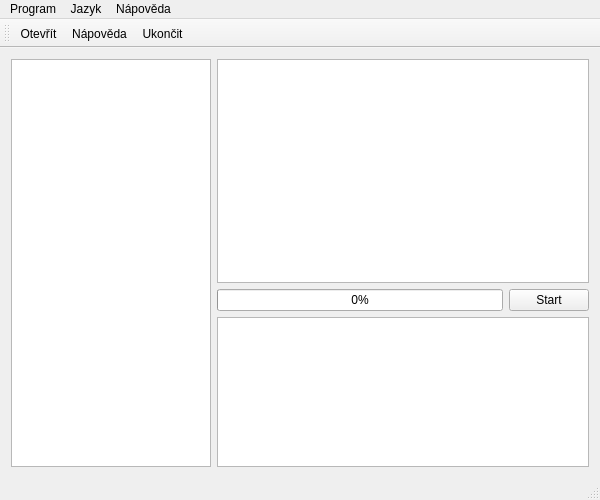
<?xml version="1.0" encoding="UTF-8"?>
<ui version="4.0">
 <class>MainWindow</class>
 <widget class="QMainWindow" name="MainWindow">
  <property name="geometry">
   <rect>
    <x>0</x>
    <y>0</y>
    <width>600</width>
    <height>500</height>
   </rect>
  </property>
  <property name="windowTitle">
   <string>SID v1.0</string>
  </property>
  <property name="toolButtonStyle">
   <enum>Qt::ToolButtonTextUnderIcon</enum>
  </property>
  <widget class="QWidget" name="centralWidget">
   <layout class="QHBoxLayout" name="horizontalLayout_2">
    <item>
     <layout class="QHBoxLayout" name="horizontalLayout">
      <item>
       <widget class="QTreeView" name="treeView">
        <property name="enabled">
         <bool>true</bool>
        </property>
        <property name="sizePolicy">
         <sizepolicy hsizetype="Fixed" vsizetype="Expanding">
          <horstretch>0</horstretch>
          <verstretch>0</verstretch>
         </sizepolicy>
        </property>
        <property name="minimumSize">
         <size>
          <width>200</width>
          <height>0</height>
         </size>
        </property>
        <property name="maximumSize">
         <size>
          <width>200</width>
          <height>16777215</height>
         </size>
        </property>
       </widget>
      </item>
      <item>
       <layout class="QVBoxLayout" name="verticalLayout">
        <item>
         <widget class="QTextBrowser" name="textBrowser"/>
        </item>
        <item>
         <layout class="QHBoxLayout" name="horizontalLayout_3">
          <item>
           <widget class="QProgressBar" name="progressBar">
            <property name="statusTip">
             <string>Analýza</string>
            </property>
            <property name="value">
             <number>0</number>
            </property>
            <property name="textVisible">
             <bool>true</bool>
            </property>
            <property name="textDirection">
             <enum>QProgressBar::TopToBottom</enum>
            </property>
           </widget>
          </item>
          <item>
           <widget class="QPushButton" name="start">
            <property name="text">
             <string>Start</string>
            </property>
           </widget>
          </item>
         </layout>
        </item>
        <item>
         <widget class="QListView" name="listView">
          <property name="sizePolicy">
           <sizepolicy hsizetype="Expanding" vsizetype="Fixed">
            <horstretch>0</horstretch>
            <verstretch>0</verstretch>
           </sizepolicy>
          </property>
          <property name="minimumSize">
           <size>
            <width>0</width>
            <height>150</height>
           </size>
          </property>
          <property name="maximumSize">
           <size>
            <width>16777215</width>
            <height>150</height>
           </size>
          </property>
         </widget>
        </item>
       </layout>
      </item>
     </layout>
    </item>
   </layout>
  </widget>
  <widget class="QMenuBar" name="menuBar">
   <property name="geometry">
    <rect>
     <x>0</x>
     <y>0</y>
     <width>600</width>
     <height>22</height>
    </rect>
   </property>
   <widget class="QMenu" name="menuProgram">
    <property name="title">
     <string>Program</string>
    </property>
    <addaction name="actionOpenfolder"/>
    <addaction name="separator"/>
    <addaction name="actionEnd"/>
   </widget>
   <widget class="QMenu" name="menuN_pov_da">
    <property name="title">
     <string>Nápověda</string>
    </property>
    <addaction name="actionHelp"/>
   </widget>
   <widget class="QMenu" name="menuJazyk">
    <property name="title">
     <string>Jazyk</string>
    </property>
   </widget>
   <addaction name="menuProgram"/>
   <addaction name="menuJazyk"/>
   <addaction name="menuN_pov_da"/>
  </widget>
  <widget class="QToolBar" name="mainToolBar">
   <property name="iconSize">
    <size>
     <width>32</width>
     <height>32</height>
    </size>
   </property>
   <property name="toolButtonStyle">
    <enum>Qt::ToolButtonTextUnderIcon</enum>
   </property>
   <attribute name="toolBarArea">
    <enum>TopToolBarArea</enum>
   </attribute>
   <attribute name="toolBarBreak">
    <bool>false</bool>
   </attribute>
   <addaction name="actionOpenfolder"/>
   <addaction name="actionHelp"/>
   <addaction name="actionEnd"/>
  </widget>
  <widget class="QStatusBar" name="statusBar"/>
  <action name="actionOpenfolder">
   <property name="icon">
    <iconset resource="resoruces.qrc">
     <normaloff>:/myresources/open.png</normaloff>:/myresources/open.png</iconset>
   </property>
   <property name="text">
    <string>Otevřít</string>
   </property>
   <property name="toolTip">
    <string>&lt;!DOCTYPE HTML PUBLIC &quot;-//W3C//DTD HTML 4.0//EN&quot; &quot;http://www.w3.org/TR/REC-html40/strict.dtd&quot;&gt;
&lt;html&gt;&lt;head&gt;&lt;meta name=&quot;qrichtext&quot; content=&quot;1&quot; /&gt;&lt;style type=&quot;text/css&quot;&gt;
p, li { white-space: pre-wrap; }
&lt;/style&gt;&lt;/head&gt;&lt;body style=&quot; font-family:'Tahoma'; font-size:10pt; font-weight:400; font-style:normal;&quot;&gt;
&lt;p style=&quot; margin-top:0px; margin-bottom:0px; margin-left:0px; margin-right:0px; -qt-block-indent:0; text-indent:0px;&quot;&gt;&lt;span style=&quot; font-weight:600;&quot;&gt;Otevřít složku&lt;/span&gt;&lt;/p&gt;
&lt;p style=&quot; margin-top:0px; margin-bottom:0px; margin-left:0px; margin-right:0px; -qt-block-indent:0; text-indent:0px;&quot;&gt;Vyberte složku s Vaším projektem, nebo zdrojovými kódy v PHP.&lt;/p&gt;&lt;/body&gt;&lt;/html&gt;</string>
   </property>
   <property name="statusTip">
    <string>Otevřít složku se zdrojovými kódy....</string>
   </property>
   <property name="shortcut">
    <string>Ctrl+O</string>
   </property>
  </action>
  <action name="actionHelp">
   <property name="icon">
    <iconset resource="resoruces.qrc">
     <normaloff>:/myresources/help.png</normaloff>:/myresources/help.png</iconset>
   </property>
   <property name="text">
    <string>Nápověda</string>
   </property>
   <property name="toolTip">
    <string>&lt;!DOCTYPE HTML PUBLIC &quot;-//W3C//DTD HTML 4.0//EN&quot; &quot;http://www.w3.org/TR/REC-html40/strict.dtd&quot;&gt;
&lt;html&gt;&lt;head&gt;&lt;meta name=&quot;qrichtext&quot; content=&quot;1&quot; /&gt;&lt;style type=&quot;text/css&quot;&gt;
p, li { white-space: pre-wrap; }
&lt;/style&gt;&lt;/head&gt;&lt;body style=&quot; font-family:'Tahoma'; font-size:10pt; font-weight:400; font-style:normal;&quot;&gt;
&lt;p style=&quot; margin-top:0px; margin-bottom:0px; margin-left:0px; margin-right:0px; -qt-block-indent:0; text-indent:0px;&quot;&gt;&lt;span style=&quot; font-weight:600;&quot;&gt;Nápověda&lt;/span&gt;&lt;/p&gt;&lt;/body&gt;&lt;/html&gt;</string>
   </property>
   <property name="shortcut">
    <string>F1</string>
   </property>
  </action>
  <action name="actionEnd">
   <property name="icon">
    <iconset resource="resoruces.qrc">
     <normaloff>:/myresources/exit.png</normaloff>:/myresources/exit.png</iconset>
   </property>
   <property name="text">
    <string>Ukončit</string>
   </property>
   <property name="toolTip">
    <string>&lt;!DOCTYPE HTML PUBLIC &quot;-//W3C//DTD HTML 4.0//EN&quot; &quot;http://www.w3.org/TR/REC-html40/strict.dtd&quot;&gt;
&lt;html&gt;&lt;head&gt;&lt;meta name=&quot;qrichtext&quot; content=&quot;1&quot; /&gt;&lt;style type=&quot;text/css&quot;&gt;
p, li { white-space: pre-wrap; }
&lt;/style&gt;&lt;/head&gt;&lt;body style=&quot; font-family:'Tahoma'; font-size:10pt; font-weight:400; font-style:normal;&quot;&gt;
&lt;p style=&quot; margin-top:0px; margin-bottom:0px; margin-left:0px; margin-right:0px; -qt-block-indent:0; text-indent:0px;&quot;&gt;&lt;span style=&quot; font-weight:600;&quot;&gt;Ukončit program&lt;/span&gt;&lt;/p&gt;&lt;/body&gt;&lt;/html&gt;</string>
   </property>
   <property name="statusTip">
    <string>Ukončit program....</string>
   </property>
   <property name="shortcut">
    <string>Ctrl+Q</string>
   </property>
  </action>
 </widget>
 <layoutdefault spacing="6" margin="11"/>
 <resources>
  <include location="resoruces.qrc"/>
 </resources>
 <connections/>
</ui>
